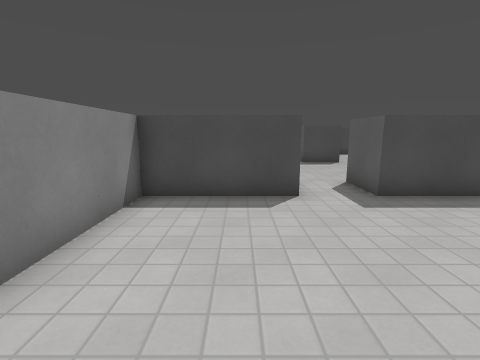
[1] (above)

20 first-person views from a walk through a 3-D level made in the Godot game engine. The camera is 1.4 m above the floor, tilts 10° down and sees 85° across. The floor is counted in squares, 0.9 m on a side. Each view is taken from the middle of a square. On the plan, view 1 faces up. The plan holds only what a view shows up to about 14 squares ahead; the rest is blank. Surface patterns are stand-ins for the level's own textures.

[2]
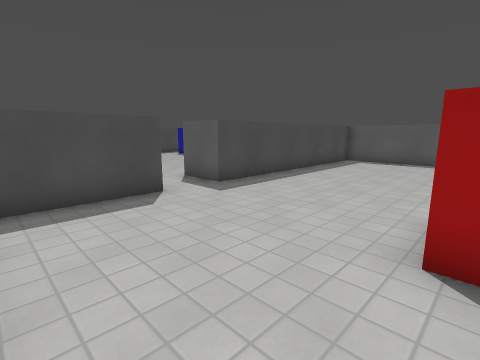

[3]
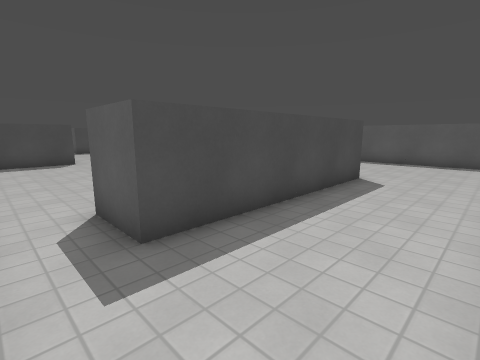

[4]
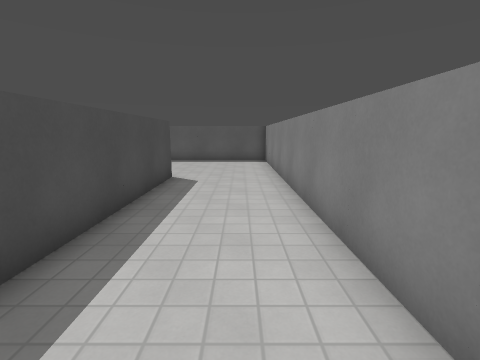

[5]
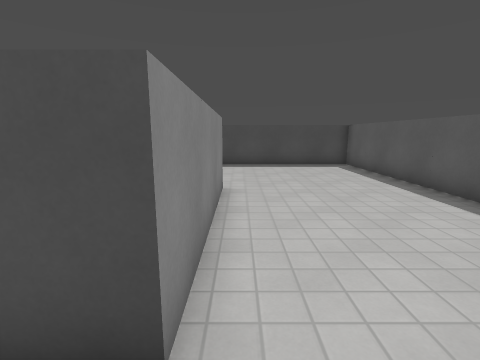

[6]
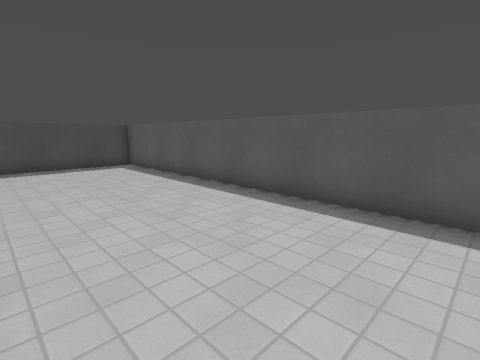

[7]
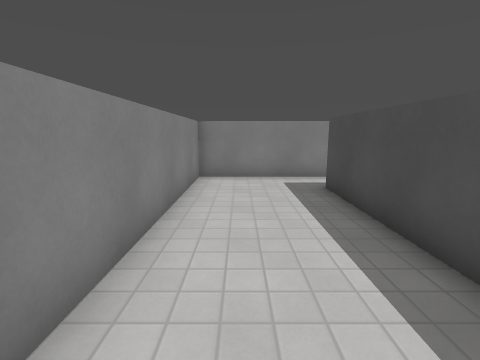

[8]
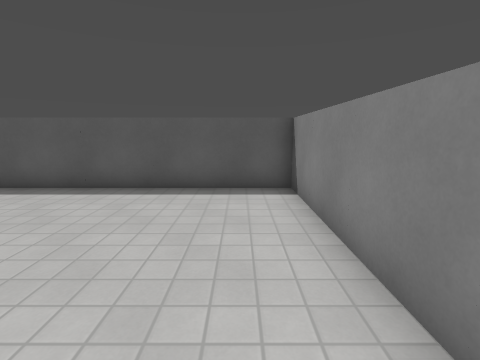

[9]
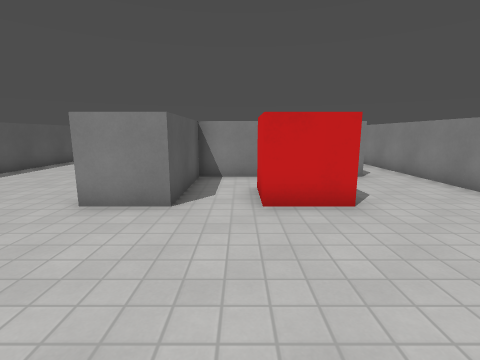

[10]
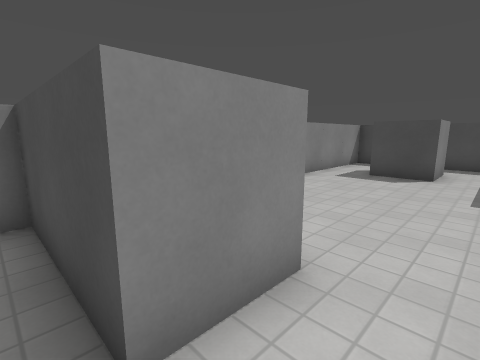

[11]
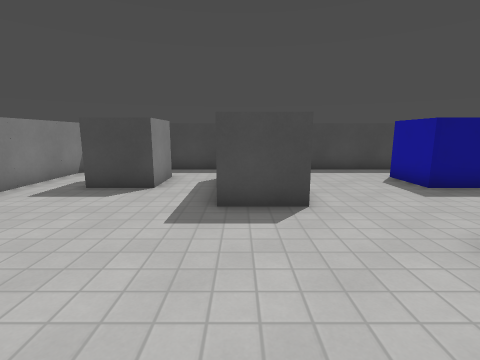

[12]
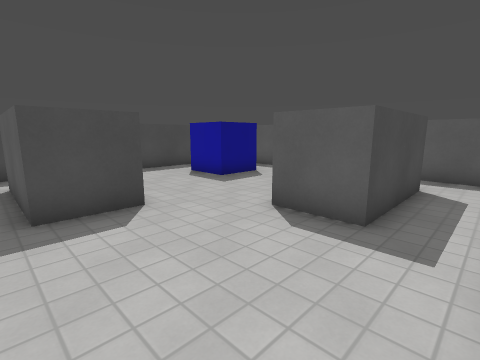

[13]
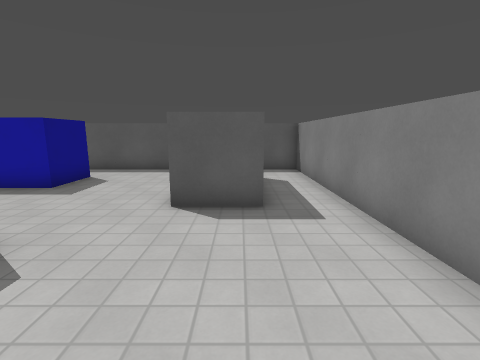

[14]
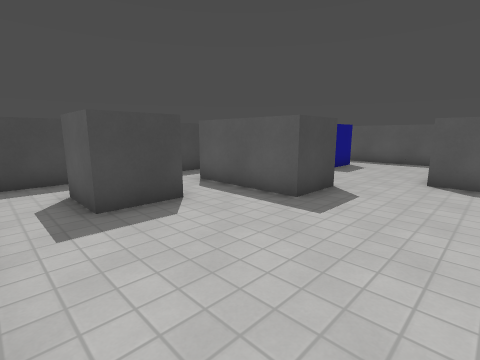

[15]
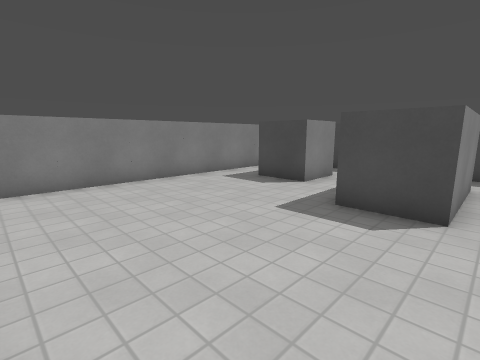

[16]
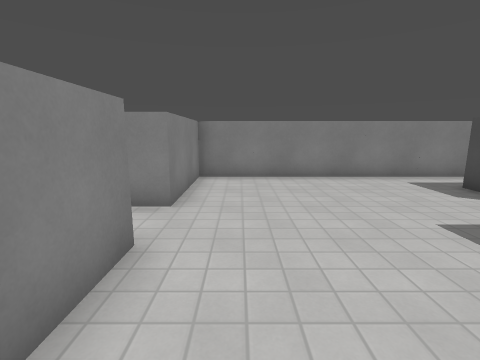

[17]
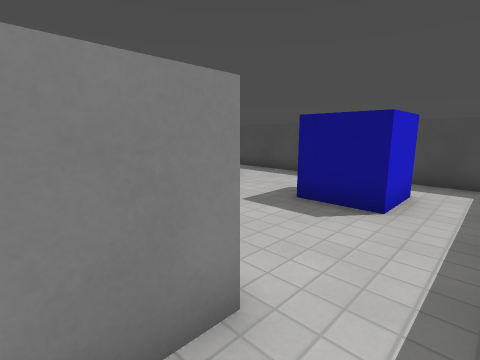

[18]
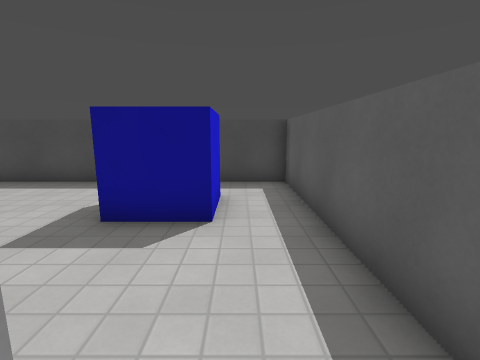

[19]
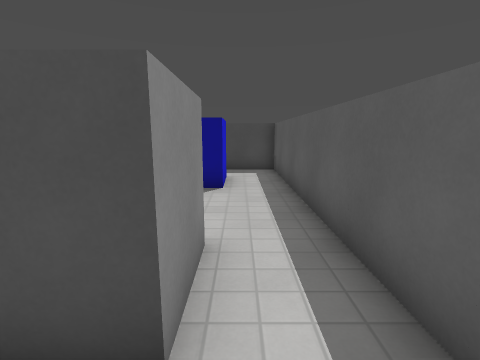

[20]
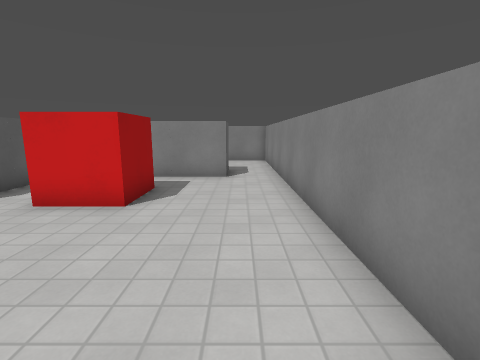

### Floor plan
Ten units are one square. View 1 is at (0, 0); x grows to the right and y downward. Boxes are objects, and circles mark ways between rooms. Rooms are numbered by the first view taken in them; rooms with no view inside come last. Other rooms are left out.
<svg viewBox="-30 -210 170 310">
<path fill="none" stroke="#000" d="M55 -5 75 -5 75 55 -5 55 -5 35 15 35M15 15 15 -5 35 -5M15 -65 -25 -65 -25 95 135 95 135 -65 35 -65M55 -185 55 -145 35 -145 35 -185M115 -125 115 -105 75 -105 75 -125M15 -186 15 -165 -5 -165M115 -185 115 -165 95 -165 95 -185M35 -65 35 -85 135 -85 135 -185M115 -205 35 -205M-25 -165 -25 -85 15 -85 15 -65M-5 -165 -5 -185M15 -205 -25 -205 -25 -165M35 -5 35 14M15 35 55 35 55 -5M35 -205 15 -205M135 -185 135 -205 115 -205"/>
<circle cx="25" cy="-75" r="3" fill="#2a7"/>
<circle cx="25" cy="25" r="3" fill="#2a7"/>
<circle cx="45" cy="5" r="3" fill="#2a7"/>
<circle cx="-15" cy="-175" r="3" fill="#2a7"/>
<circle cx="25" cy="-175" r="3" fill="#2a7"/>
<circle cx="45" cy="-195" r="3" fill="#2a7"/>
<circle cx="105" cy="-195" r="3" fill="#2a7"/>
<circle cx="125" cy="-175" r="3" fill="#2a7"/>
<circle cx="5" cy="-195" r="3" fill="#2a7"/>
<text x="80" y="10">1</text>
<text x="60" y="-140">2</text>
<text x="-10" y="-190">3</text>
<text x="40" y="20">4</text>
<text x="20" y="-200">5</text>
<text x="120" y="-200">6</text>
</svg>
Room 1 opens to room 2. Room 1 opens to room 4. Room 2 opens to room 3. Room 2 opens to room 5. Room 2 opens to room 6. Room 3 opens to room 5.

Where each view was taken, in squares from view 1:
view 1: 0 up, 0 right, facing up
view 2: 0 up, 2 left, facing up-right
view 3: 9 down, 2 left, facing up-right
view 4: 8 down, 2 left, facing right
view 5: 7 down, 8 right, facing up
view 6: 7 down, 8 right, facing up-right
view 7: 8 down, 7 right, facing left
view 8: 8 down, 6 right, facing right
view 9: 6 up, 4 right, facing down
view 10: 6 up, 3 right, facing up-left
view 11: 9 up, 4 right, facing up
view 12: 9 up, 3 right, facing up-right
view 13: 11 up, 2 right, facing right
view 14: 11 up, 2 left, facing up-right
view 15: 9 up, 6 right, facing up-left
view 16: 10 up, 7 right, facing left
view 17: 11 up, 13 right, facing up-left
view 18: 12 up, 12 right, facing up
view 19: 9 up, 12 right, facing up
view 20: 6 up, 1 left, facing down
